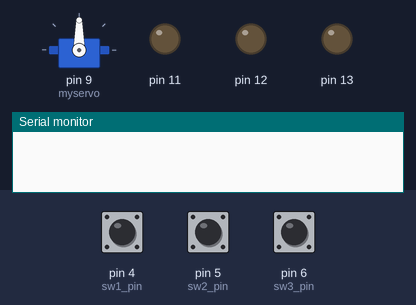
The sketch below on a simulated Arduino Uno, built with avr-gcc and run on an emulated ATmega328P. Parts: servo, output pins drawn as LEDs (lit = HIGH), the last lines printed to the serial monitor. Inputs (shaded band) come from the test bench; at power-on: pin 4 (sw1_pin) HIGH, pin 6 (sw3_pin) HIGH, pin 5 (sw2_pin) HIGH.

Above: at 1.2 s.
1.3 s: pin 4 (sw1_pin) pulled LOW for 0.15 s
At 1.8 s:
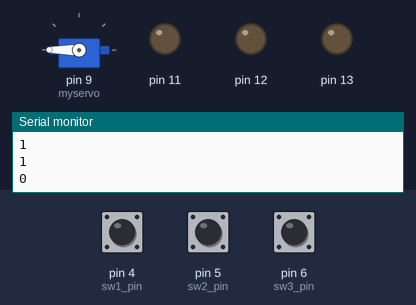
2.9 s: pin 6 (sw3_pin) pulled LOW for 0.15 s
At 4.2 s:
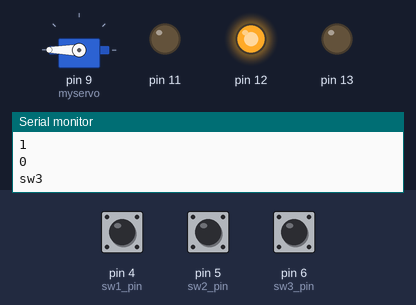
6.0 s: pin 5 (sw2_pin) pulled LOW for 3.2 s
At 8.1 s:
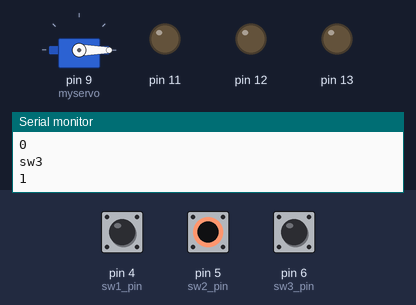
10.7 s: pin 6 (sw3_pin) pulled LOW for 1 s
At 11.3 s:
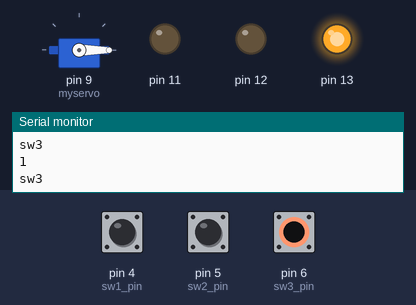
14.7 s: pin 4 (sw1_pin) pulled LOW for 1 s
At 15.3 s:
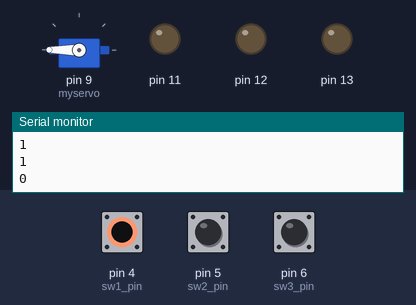
17.2 s: pin 6 (sw3_pin) pulled LOW for 0.15 s
At 17.5 s:
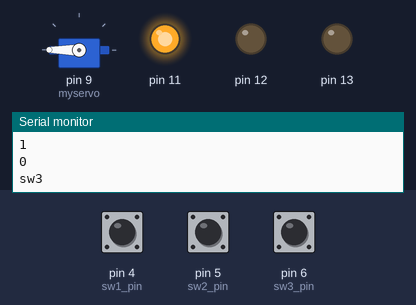
Timing chart, 0 to 21.3 s (numbered marks = the images above; inputs shaded):
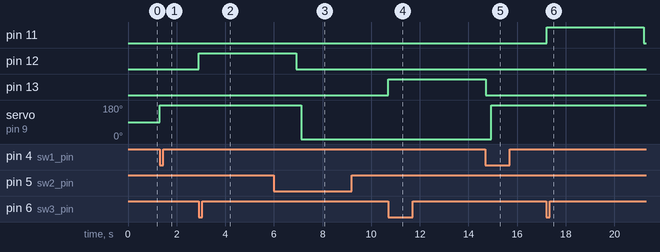

The sketch:

practice1.ino
```cpp
#include <Servo.h>

#define sw1_pin 4
#define sw2_pin 5
#define sw3_pin 6

Servo myservo;

int c = 0;

volatile boolean sw1 = false;
volatile boolean sw2 = false;
volatile boolean sw3 = false;

uint8_t sw1ButtonState = 0;
uint8_t sw2ButtonState = 0;
uint8_t sw3ButtonState = 0;

uint8_t lastsw1ButtonState = 0;
uint8_t lastsw2ButtonState = 0;
uint8_t lastsw3ButtonState = 0;

void setup() {
  // put your setup code here, to run once:
  Serial.begin(9600);
  pinMode(sw1_pin, INPUT_PULLUP);
  pinMode(sw2_pin, INPUT_PULLUP);
  pinMode(sw3_pin, INPUT_PULLUP);
  pinMode(12, OUTPUT);
  pinMode(13, OUTPUT);
  pinMode(11, OUTPUT);
  myservo.attach(9);
}

void loop() {
  // put your main code here, to run repeatedly:
  checkIfSw1ButtonIsPressed();
  checkIfSw2ButtonIsPressed();
  checkIfSw3ButtonIsPressed();

     if(sw1)
     {
      Serial.println(sw1);
       sw1 = false;
       Serial.println(sw1);
       myservo.write(180);
       delay(5);
     }

     else if(sw2)
     {
      Serial.println(sw2);
       sw2 = false;
       myservo.write(0);
       delay(5);
     }
     else if(sw3)
     {
      if(c==1)
      {
        Serial.println("sw3");
        digitalWrite(12, HIGH);
       sw3 = false;

       delay(4000);
        digitalWrite(12, LOW);
        delay(200);
      }
      else if(c==2)
      {
           Serial.println("sw3");
        digitalWrite(13, HIGH);
       sw3 = false;

       delay(4000);
        digitalWrite(13, LOW);
        delay(200);
      }
      else if(c==3)
      {
        Serial.println("sw3");
        digitalWrite(11, HIGH);
       sw3 = false;

       delay(4000);
        digitalWrite(11, LOW);
        delay(200);
      }
      else
      {
        c=0;
        delay(5);
      }

     }
}

void checkIfSw1ButtonIsPressed()
{
    sw1ButtonState = digitalRead(sw1_pin);

    if (sw1ButtonState != lastsw1ButtonState)
  {
    if (sw1ButtonState == 0)
    {
      sw1=true;
        Serial.println(sw1);
    }
    delay(10);
  }
   lastsw1ButtonState = sw1ButtonState;

 }

void checkIfSw2ButtonIsPressed()
{
    sw2ButtonState = digitalRead(sw2_pin);

    if (sw2ButtonState != lastsw2ButtonState)
  {
    if (sw2ButtonState == 0)
    {
      sw2=true;
    }
    delay(10);
  }
   lastsw2ButtonState = sw2ButtonState;

 }
 void checkIfSw3ButtonIsPressed()
{
    sw3ButtonState = digitalRead(sw3_pin);

    if (sw3ButtonState != lastsw3ButtonState)
  {
    if (sw3ButtonState == 0)
    {
      c=c+1;
      sw3=true;
    }
    delay(10);
  }
   lastsw3ButtonState = sw3ButtonState;

 }
```

Measured:
- after the input at 1.3 s, servo on pin 9 (myservo): 90° → 180° at once
- after the input at 2.9 s, pin 12: LOW → HIGH at once
- after the input at 6.0 s, servo on pin 9 (myservo): 180° → 0° after 1.1 s
- after the input at 10.7 s, pin 13: LOW → HIGH at once
- after the input at 14.7 s, servo on pin 9 (myservo): 0° → 180° after 0.23 s
- after the input at 17.2 s, pin 11: LOW → HIGH at once, → LOW 4.0 s later
